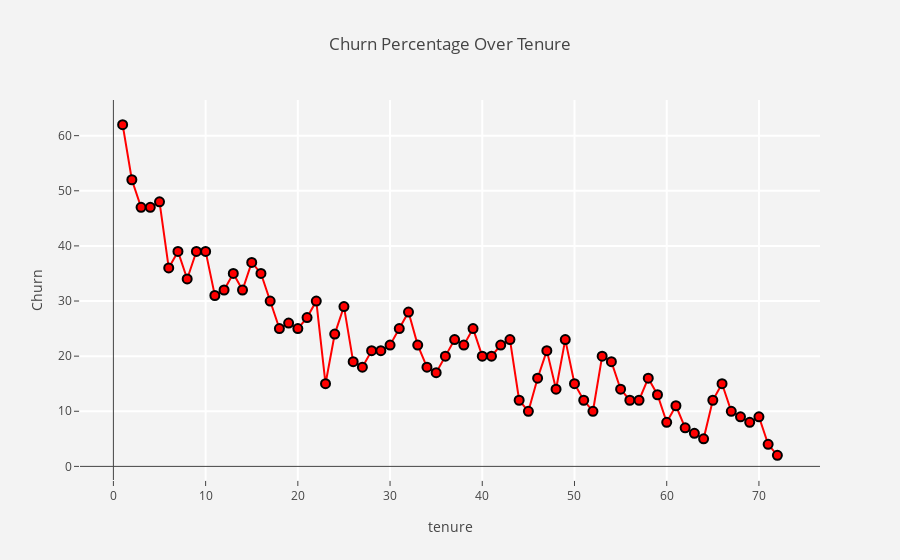

Notebook code cell kept with this figure:
### Markdown cell above
From the plot above, we can find that as the number of months increases, the probability of churn is gradually decreasing from the overall tenure perspective.

### Code cell
agg = df1.replace('Yes', 1).replace('No', 0).groupby('tenure', as_index=False)[['Churn']].mean()
agg['Churn'] = np.round(agg['Churn'], 2) * 100

trace = go.Scatter(x = agg["tenure"],y = agg["Churn"],
                   mode = "markers+lines",
                  marker = dict(color = "red",size = 9,
                                line = dict(color = "black",width =2)))
#layout
layout = go.Layout(dict(title = "Churn Percentage Over Tenure",
                        plot_bgcolor  = "rgb(243,243,243)",
                        paper_bgcolor = "rgb(243,243,243)",
                        xaxis = dict(gridcolor = 'rgb(255, 255, 255)',title = "tenure",
                                     zerolinewidth=1,ticklen=5,gridwidth=2),
                        yaxis = dict(gridcolor = 'rgb(255, 255, 255)',title = "Churn",
                                     zerolinewidth=1,ticklen=5,gridwidth=2),
                       )
                  )

fig = go.Figure(data = [trace],layout = layout)
plotly.offline.iplot(fig)

### Figure 1 — Plotly figure (JSON) as saved in the notebook; plotly's stock layout.template omitted (floating-point values rounded to 4 significant figures)
{"data": [{"marker": {"color": "red", "line": {"color": "black", "width": 2}, "size": 9}, "mode": "markers+lines", "type": "scatter", "uid": "f34af45d-2e25-4a9a-a6ee-b836c1596bd6", "x": [1, 2, 3, 4, 5, 6, 7, 8, 9, 10, 11, 12, 13, 14, 15, 16, 17, 18, 19, 20, 21, 22, 23, 24, 25, 26, 27, 28, 29, 30, 31, 32, 33, 34, 35, 36, 37, 38, 39, 40, 41, 42, 43, 44, 45, 46, 47, 48, 49, 50, 51, 52, 53, 54, 55, 56, 57, 58, 59, 60, 61, 62, 63, 64, 65, 66, 67, 68, 69, 70, 71, 72], "y": [62, 52, 47, 47, 48, 36, 39, 34, 39, 39, 31, 32, 35, 32, 37, 35, 30, 25, 26, 25, 27, 30, 15, 24, 29.0, 19, 18, 21, 21, 22, 25, 28.0, 22, 18, 17, 20, 23, 22, 25, 20, 20, 22, 23, 12, 10, 16, 21, 14.0, 23, 15, 12, 10, 20, 19, 14.0, 12, 12, 16, 13, 8, 11, 7.0, 6, 5, 12, 15, 10, 9, 8, 9, 4, 2]}], "layout": {"paper_bgcolor": "rgb(243,243,243)", "plot_bgcolor": "rgb(243,243,243)", "title": {"text": "Churn Percentage Over Tenure"}, "xaxis": {"gridcolor": "rgb(255, 255, 255)", "gridwidth": 2, "ticklen": 5, "title": {"text": "tenure"}, "zerolinewidth": 1}, "yaxis": {"gridcolor": "rgb(255, 255, 255)", "gridwidth": 2, "ticklen": 5, "title": {"text": "Churn"}, "zerolinewidth": 1}}}
